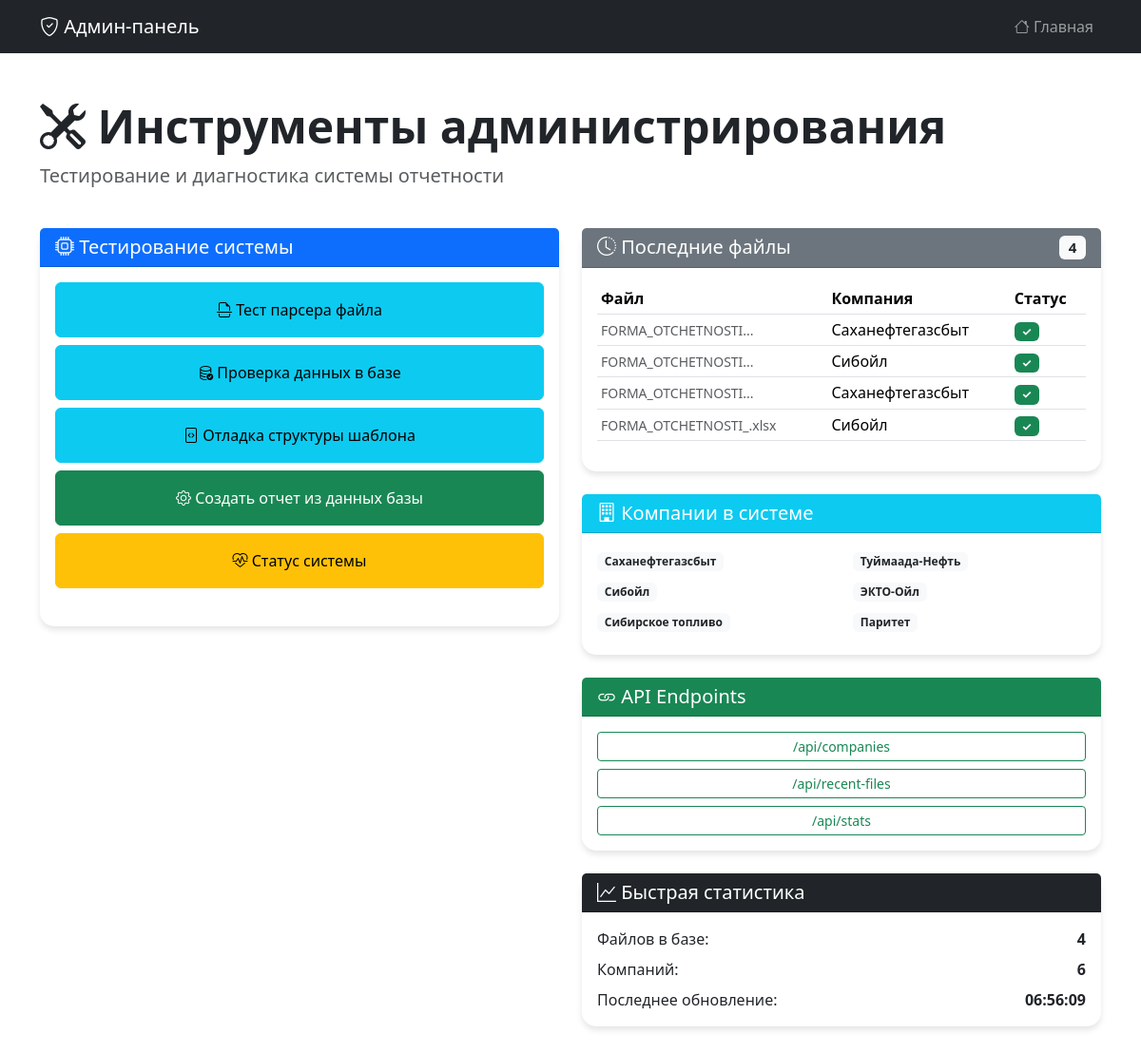
The page /admin on the database its author committed.
### database/models.py (models this page shows)
class UploadedFile(Base):
    __tablename__ = 'uploaded_files'
    id = Column(Integer, primary_key=True)
    company_id = Column(Integer, ForeignKey('companies.id'))
    filename = Column(String(500), nullable=False)
    file_path = Column(String(1000), nullable=False)
    report_date = Column(Date, nullable=False)
    upload_date = Column(DateTime, default=datetime.now)
    file_size = Column(Integer)
    status = Column(String(50), default='uploaded')
    error_message = Column(Text)
    company = relationship("Company", back_populates="uploaded_files")
    __table_args__ = (
        {'sqlite_autoincrement': True},
    )

class Company(Base):
    __tablename__ = 'companies'
    id = Column(Integer, primary_key=True)
    name = Column(String(255), nullable=False, unique=True)
    code = Column(String(50), unique=True)
    email_pattern = Column(String(255))
    is_active = Column(Boolean, default=True)
    created_at = Column(DateTime, default=datetime.now)
    uploaded_files = relationship("UploadedFile", back_populates="company")

### app/routes/main_routes.py (the view)
@main_bp.route('/admin')
def admin():
    try:
        companies = db.get_companies()
        recent_files = db.get_recent_files(limit=10)
        return render_template('admin.html',
                             companies=companies,
                             recent_files=recent_files,
                             now=datetime.now())
    except Exception as e:
        return f"Ошибка: {str(e)}"

### database/connection.py (called while the page is built)
    def get_session(self):
        return self.Session()

    def close_session(self):
        self.Session.remove()

### database/queries.py (called while the page is built)
    def get_companies(self) -> List[Company]:
        session = self.db.get_session()
        try:
            return session.query(Company).filter(Company.is_active == True).all()
        finally:
            self.db.close_session()

### templates/admin.html (shortened to what this page needs)
<!DOCTYPE html>
<html lang="ru">
<head>
    <link href="https://cdn.jsdelivr.net/npm/bootstrap@5.3.2/dist/css/bootstrap.min.css" rel="stylesheet">
    <link href="https://cdn.jsdelivr.net/npm/bootstrap-icons@1.11.0/font/bootstrap-icons.css" rel="stylesheet">
</head>
<body>
    <nav class="navbar navbar-expand-lg navbar-dark bg-dark">
        <div class="container">
            <a class="navbar-brand" href="/admin">
                <i class="bi bi-shield-check"></i> Админ-панель
            </a>
            <div class="navbar-nav">
                <a class="nav-link" href="/">
                    <i class="bi bi-house"></i> Главная
                </a>
            </div>
        </div>
    </nav>
    <div class="container py-5">
        <div class="row mb-4">
            <div class="col-12">
                <h1 class="display-5 fw-bold">
                    <i class="bi bi-tools"></i> Инструменты администрирования
                </h1>
                <p class="lead text-muted">Тестирование и диагностика системы отчетности</p>
            </div>
        </div>
        <div class="row">
            <div class="col-lg-6">
                <div class="admin-card card">
                    <div class="card-header bg-primary text-white">
                        <h5 class="mb-0">
                            <i class="bi bi-cpu"></i> Тестирование системы
                        </h5>
                    </div>
                    <div class="card-body">
                        <button class="btn btn-info test-btn" onclick="testParser()">
                            <i class="bi bi-file-earmark-break"></i> Тест парсера файла
                        </button>
                        <button class="btn btn-info test-btn" onclick="checkDbData()">
                            <i class="bi bi-database-check"></i> Проверка данных в базе
                        </button>
                        <button class="btn btn-info test-btn" onclick="debugTemplate()">
                            <i class="bi bi-file-code"></i> Отладка структуры шаблона
                        </button>
                        <button class="btn btn-success test-btn" onclick="generateFromExisting()">
                            <i class="bi bi-gear"></i> Создать отчет из данных базы
                        </button>
                        <button class="btn btn-warning test-btn" onclick="checkSystemStatus()">
                            <i class="bi bi-heart-pulse"></i> Статус системы
                        </button>
                    </div>
                </div>
            </div>
            <div class="col-lg-6">
                <div class="admin-card card">
                    <div class="card-header bg-secondary text-white">
                        <h5 class="mb-0">
                            <i class="bi bi-clock-history"></i> Последние файлы
                            <span class="badge bg-light text-dark float-end">{{ recent_files|length }}</span>
                        </h5>
                    </div>
                    <div class="card-body">
                        {% if recent_files %}
                        <div class="table-responsive">
                            <table class="table table-sm">
                                <thead>
                                    <tr>
                                        <th>Файл</th>
                                        <th>Компания</th>
                                        <th>Статус</th>
                                    </tr>
                                </thead>
                                <tbody>
                                    {% for file in recent_files %}
                                    <tr>
                                        <td>
                                            <small class="text-muted">{{ file.filename|truncate(20) }}</small>
                                        </td>
                                        <td>{{ file.company_name }}</td>
                                        <td>
                                            {% if file.status == 'processed' %}
                                                <span class="badge bg-success">✓</span>
                                            {% elif file.status == 'error' %}
                                                <span class="badge bg-danger">✗</span>
                                            {% else %}
                                                <span class="badge bg-warning">…</span>
                                            {% endif %}
                                        </td>
                                    </tr>
                                    {% endfor %}
                                </tbody>
                            </table>
                        </div>
                        {% else %}
                        <p class="text-muted text-center">Нет загруженных файлов</p>
                        {% endif %}
                    </div>
                </div>
                <div class="admin-card card">
                    <div class="card-header bg-info text-white">
                        <h5 class="mb-0">
                            <i class="bi bi-building"></i> Компании в системе
                        </h5>
                    </div>
                    <div class="card-body">
                        <div class="row">
                            {% for company in companies %}
                            <div class="col-6 mb-2">
                                <span class="badge bg-light text-dark">
                                    {{ company.name }}
                                </span>
                            </div>
                            {% endfor %}
                        </div>
                    </div>
                </div>
                <div class="admin-card card">
                    <div class="card-header bg-success text-white">
                        <h5 class="mb-0">
                            <i class="bi bi-link"></i> API Endpoints
                        </h5>
                    </div>
                    <div class="card-body">
                        <div class="d-grid gap-2">
                            <a href="/api/companies" class="btn btn-outline-success btn-sm" target="_blank">
                                /api/companies
                            </a>
                            <a href="/api/recent-files" class="btn btn-outline-success btn-sm" target="_blank">
                                /api/recent-files
                            </a>
                            <a href="/api/stats" class="btn btn-outline-success btn-sm" target="_blank">
                                /api/stats
                            </a>
                        </div>
                    </div>
                </div>
                <div class="admin-card card">
                    <div class="card-header bg-dark text-white">
                        <h5 class="mb-0">
                            <i class="bi bi-graph-up"></i> Быстрая статистика
                        </h5>
                    </div>
                    <div class="card-body">
                        <div id="quickStats">
                            <div class="d-flex justify-content-between mb-2">
                                <span>Файлов в базе:</span>
                                <strong>{{ recent_files|length }}</strong>
                            </div>
                            <div class="d-flex justify-content-between mb-2">
                                <span>Компаний:</span>
                                <strong>{{ companies|length }}</strong>
                            </div>
                            <div class="d-flex justify-content-between">
                                <span>Последнее обновление:</span>
                                <strong>{{ now.strftime('%H:%M:%S') }}</strong>
                            </div>
                        </div>
                    </div>
                </div>
            </div>
        </div>
    </div>
</body>
</html>

### templates/admin.html (style rules this page uses)
:root { --primary: #2c3e50; --secondary: #6c757d; --info: #17a2b8; --danger: #dc3545; }
.admin-card { border: none; border-radius: 15px; box-shadow: 0 4px 6px rgba(0,0,0,0.1); transition: all 0.3s ease; margin-bottom: 1.5rem; }
.test-btn { width: 100%; margin-bottom: 0.5rem; padding: 1rem; font-weight: 500; }

### rows shown on the page
UploadedFile: filename "FORMA_OTCHETNOSTI...", company_name "Саханефтегазсбыт"
UploadedFile: filename "FORMA_OTCHETNOSTI...", company_name "Сибойл"
UploadedFile: filename "FORMA_OTCHETNOSTI...", company_name "Саханефтегазсбыт"
UploadedFile: filename "FORMA_OTCHETNOSTI_.xlsx", company_name "Сибойл"
Company: name "Саханефтегазсбыт"
Company: name "Туймаада-Нефть"
Company: name "Сибойл"
Company: name "ЭКТО-Ойл"
Company: name "Сибирское топливо"
Company: name "Паритет"

### other values the page prints
{{ recent_files|length }} "4"
{{ companies|length }} "6"
